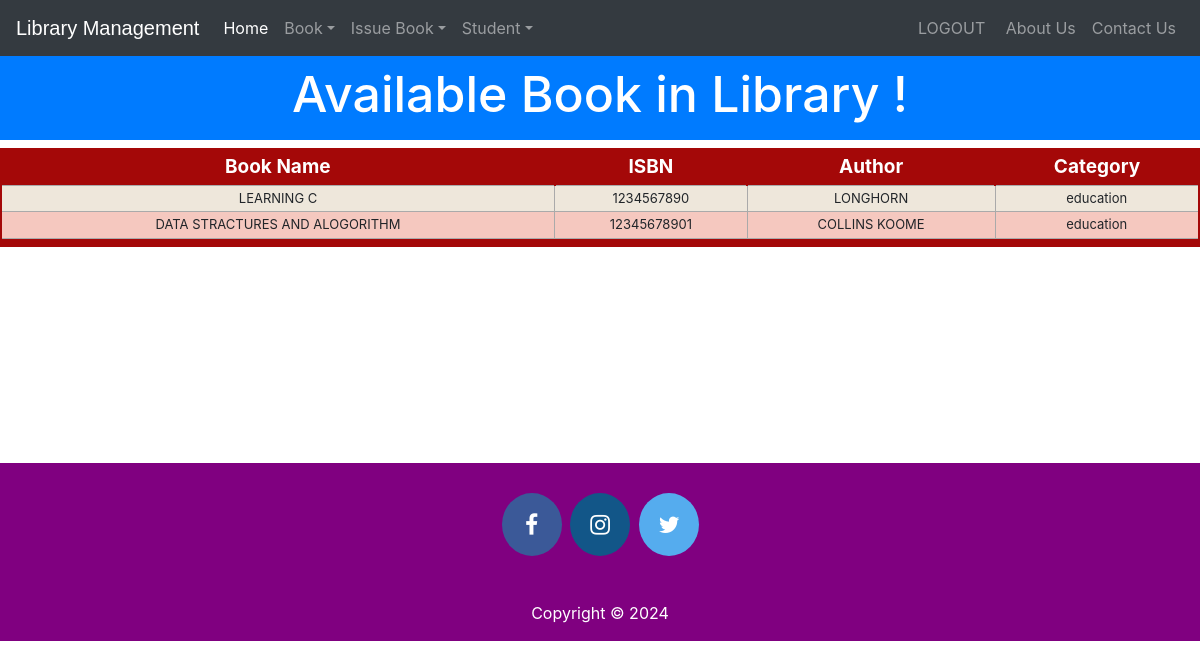
The app's page /viewbook (signed in) with its own data.
### library/models.py (models this page shows, shortened)
class Book(models.Model):
    catchoice= [
        ('education', 'Education'),
        ('entertainment', 'Entertainment'),
        ('comics', 'Comics'),
        ('biography', 'Biographie'),
        ('history', 'History'),
        ]
    name=models.CharField(max_length=30)
    isbn=models.PositiveIntegerField()
    author=models.CharField(max_length=40)
    category=models.CharField(max_length=30,choices=catchoice,default='education')

### library/views.py (the view)
# urls.py: path('viewbook', views.viewbook_view),
@login_required(login_url='adminlogin')
@user_passes_test(is_admin)
def viewbook_view(request):
    books=models.Book.objects.all()
    return render(request,'library/viewbook.html',{'books':books})

### library/views.py (called while the page is built)
def is_admin(user):
    if user.is_superuser or user.is_staff:
        return True
    else:
        return False

### templates/library/viewbook.html (shortened to what this page needs)
<!DOCTYPE html>
<html lang="en" dir="ltr">
  <head>
  </head>
  <body>
    {% include "library/navbaradmin.html" %}
    <br>
    <br>
    <h3 class="p-3 mb-2 bg-primary text-white" style = 'font-size: 50px;text-align:center;'>Available Book in Library !</h3>
{% if books%}
<table class="redTable">
<thead>
<tr>
<th>Book Name</th>
<th>ISBN</th>
<th>Author</th>
<th>Category</th>
</tr>
</thead>
<tfoot>
<tr>
<td colspan="4" rowspan="4">
</td>
</tr>
</tfoot>
<tbody>
  {% for book in books %}
    <tr>
      <td>{{book.name}}</td>
      <td>{{book.isbn}}</td>
      <td>{{book.author}}</td>
      <td>{{book.category}}</td>
    </tr>
  {% endfor %}
</tbody>
</table>
{%else%}
<h1>Have 0 book</h1>
{%endif%}
<br><br><br><br><br><br><br><br><br>
    {% include "library/footer.html" %}
  </body>
</html>

### templates/library/viewbook.html (style rules this page uses)
table.redTable { border: 2px solid #A40808; background-color: #EEE7DB; width: 100%; text-align: center; border-collapse: collapse; }
table.redTable td, table.redTable th { border: 1px solid #AAAAAA; padding: 3px 2px; }
table.redTable tbody td { font-size: 13px; }
table.redTable tr:nth-child(even) { background: #F5C8BF; }
table.redTable thead { background: #A40808; }
table.redTable thead th { font-size: 19px; font-weight: bold; color: #FFFFFF; text-align: center; border-left: 2px solid #A40808; }
table.redTable thead th:first-child { border-left: none; }
table.redTable tfoot { font-size: 13px; font-weight: bold; color: #FFFFFF; background: #A40808; }
table.redTable tfoot td { font-size: 13px; }

### records on screen
Book: name "LEARNING C", isbn "1234567890", author "LONGHORN", category "education"
Book: name "DATA STRACTURES AND ALOGORITHM", isbn "12345678901", author "COLLINS KOOME", category "education"
